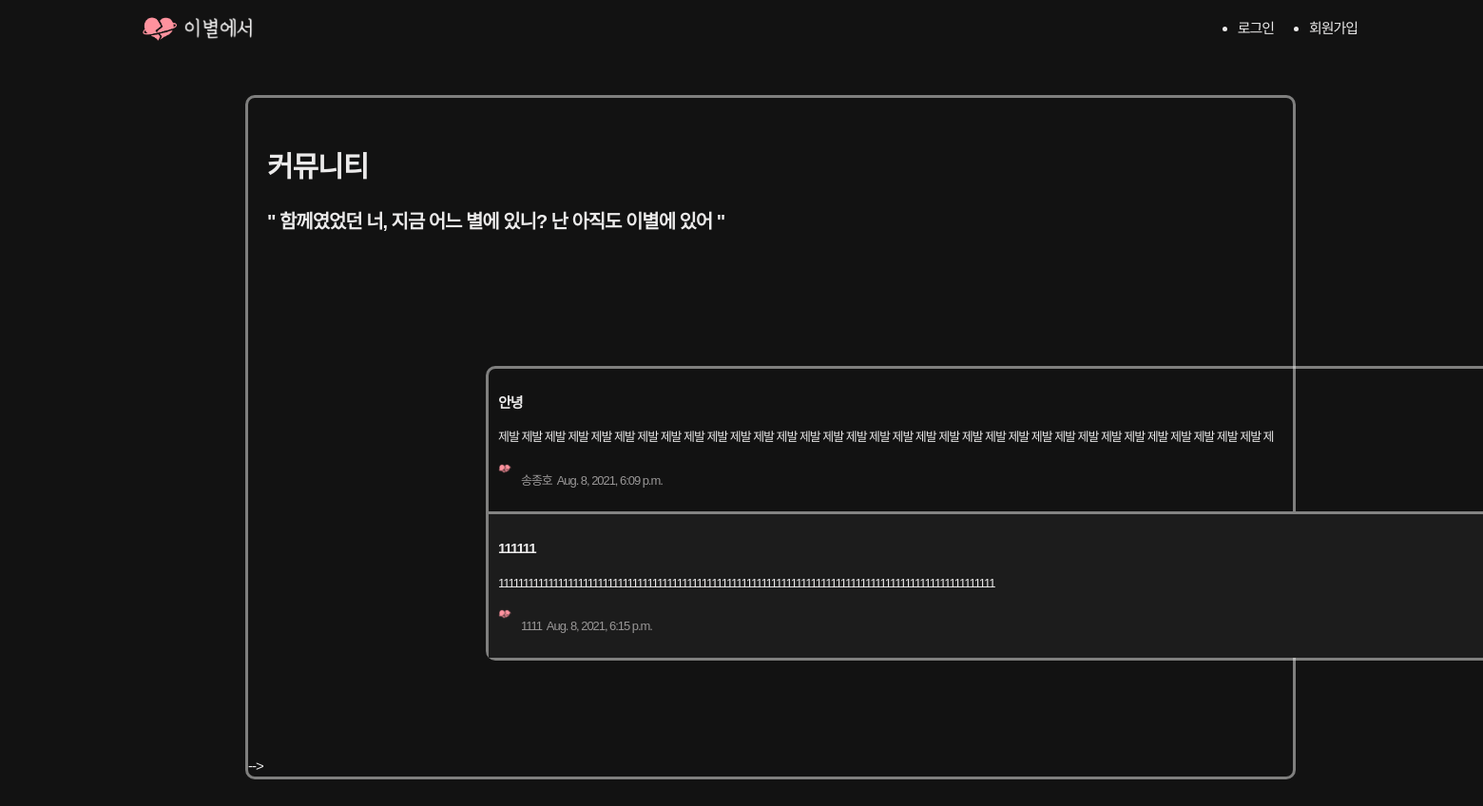
The app's page /blogApp/main/ with its own data.
### blogApp/models.py (models this page shows, shortened)
class Blog(models.Model) :
    title = models.CharField(max_length=200)         # 제목
    writer = models.CharField(max_length=100)        # 작성자
    pub_date = models.DateTimeField()                # 게시물 올린 날짜
    body = models.TextField()   #게시물의 내용
    def summary(self):
        return self.body[:100]  # 100자만 볼 수 있도록 설정

### blogApp/views.py (the view)
# urls.py: path('main/',mainBlog,name="mainBlog"),
def mainBlog(request):
    blogs = Blog.objects.all()
    return render(request,'main_blog.html',{'blogs' : blogs})

### blogApp/templates/main_blog.html (shortened to what this page needs)
{% extends 'base.html' %}
{% block content %}
    {% load static %}
    <link
      rel="stylesheet"
      href="https://cdn.jsdelivr.net/npm/reset-css@5.0.1/reset.min.css"
    />
    <link rel="stylesheet" href="https://cdn.jsdelivr.net/npm/reset-css@5.0.1/reset.min.css" />
    {% load static %}
    <link rel="stylesheet" href="{% static 'common.css' %}">
    <link rel="stylesheet" href="{% static 'community.css' %}">
</head>
<body>
    <div class="inner__content">
        <div class="pageInfo">
            <h1>커뮤니티</h1>
            <h2>" 함께였었던 너, 지금 어느 별에 있니? 난 아직도 이별에 있어 "</h2>
        </div>
        <div class="container">
            {% load static %}
            {%for blog in blogs%}
            <a href="{%url 'detailBlog' blog.id %}" class="postItemBox">
                <div class="postTitleContentBox">
                    <p class="title">{{blog.title}}</p>
                    <p class="content"> {{blog.summary}}</p>
                </div>
                <div class="postWriterPubDateBox">
                    <img src="{% static 'fromFarewell.png' %}" class="writerImage">
                    <p class="writer">{{blog.writer}}</p>
                    <p class="pubDate">{{blog.pub_date}}</p>
                </div>
            </a>
            {% endfor %}
        </div>
    </div>
</body>
</html>
{% endblock %}

### videoApp/static/common.css (style rules this page uses)
body { background-color: #121212; font-family: "Noto Sans KR", sans-serif; letter-spacing: -0.07em; line-height: 1.5; font-size: 15px; color: #ebeaea; }
.inner__content { width: 1100px; margin: 0 auto; position: relative; }
.container { margin: 100px 100px 100px; position: relative; }

### videoApp/static/community.css (style rules this page uses)
.pageInfo { padding-top:30px; padding-bottom:20px; margin-left: 20px; }
.container { display:flex; flex-direction: column; width:1099px; border:solid; border-radius:10px; border-color:rgba(235,235,234,0.5); justify-content: space-between; margin-left: 250px; }
.postItemBox + .postItemBox { border-top:solid; border-color:rgba(235,235,234,0.5); }
.postItemBox { border-color:rgba(235,235,234,0.5); padding:10px; padding-left:10px; text-decoration: none; }
.postItemBox:nth-child(2n) { background-color:rgba(28,28,28); align-items: center; }
.postWriterPubDateBox { display:flex; flex-direction: row; margin-top:5px; }
h1 { font-size: 30px; color:#EBEAEA; font-weight:bold; }
h2 { font-size:20px; color:#EBEAEA; font-weight:bold; }
.title { font-size:15px; color:#EBEAEA; font-weight:bold; }
.content { font-size:13px; color:#EBEAEA; }
.writerImage { width:14px; height:14px; border-radius: 100%; margin-right:10px; margin-top:3px; }
.writer { font-size:13px; color:#999797; }
.pubDate { font-size:13px; color:#999797; margin-left:5px; }

### records on screen
Blog: title "안녕", summary "제발 제발 제발 제발 제발 제발 제발 제발 제발 제발 제발 제발 제발 제발 제발 제발 제발 제발 제발 제발 제발 제발 제발 제발 제발 제발 제발 제발 제발 제발 제발 제발 제발 제", writer "송종호", pub_date "Aug. 8, 2021, 6:09 p.m."
Blog: title "111111", summary "1111111111111111111111111111111111111111111111111111111111111111111111111111111111111111111111111111", writer "1111", pub_date "Aug. 8, 2021, 6:15 p.m."
